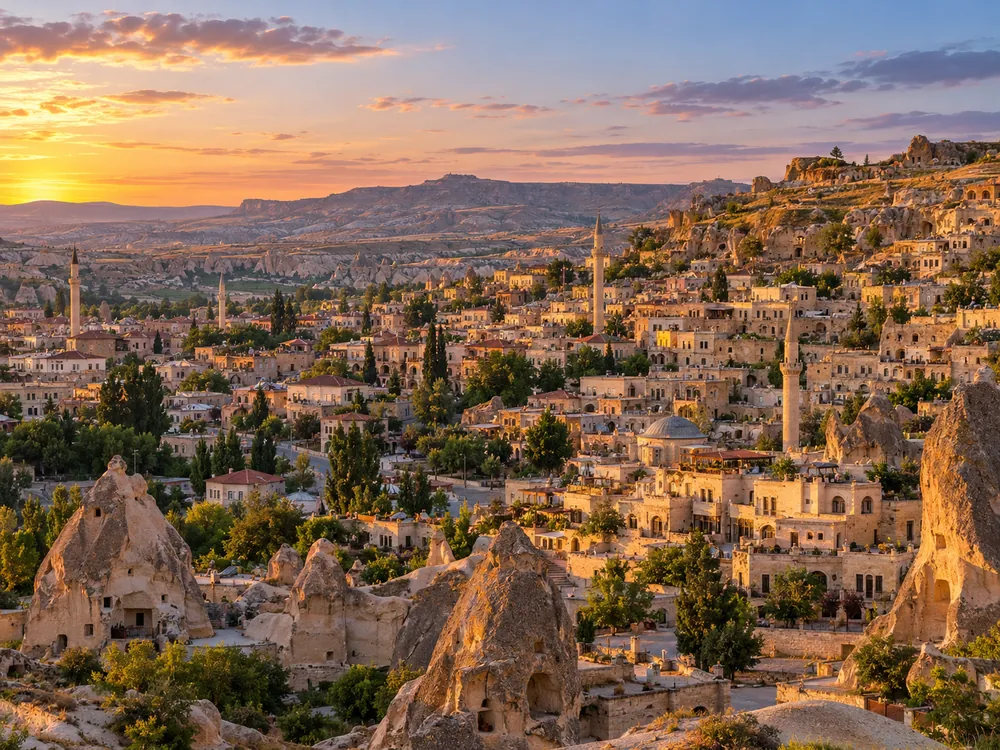
#> input picture assets/img/about.webp, 1000 x 750 px, found by its file name
$ python -i dedupe.py   (imports and definitions only)
#> lines starting #> are read from the running program, lines starting #| are printed output that depends on the picture
"""raw.json'daki soruları oturumlar arasında tekilleştirir.
Aynı metin + aynı şık kümesi + benzer görsel(ler) => tek soru; kaynak oturumlar listelenir.
Kullanım: python -I dedupe.py <bank_dizini>
"""
import json, os, re, sys, unicodedata
from PIL import Image, ImageOps

BANK = sys.argv[1]
# [1 line not run here, left out]


def norm(t):
    t = unicodedata.normalize('NFC', t or '').lower()
    t = t.replace('â', 'a').replace('î', 'i').replace('û', 'u')
    t = re.sub(r'[^0-9a-zçğıöşü]+', '', t)
    return t


_hash = {}


def ahash(name):
#> called with name = '../../assets/img/about.webp'
    if not name:
        return None
    if name in _hash:
        return _hash[name]
    im = Image.open(os.path.join(BANK, 'img', name)).convert('L')
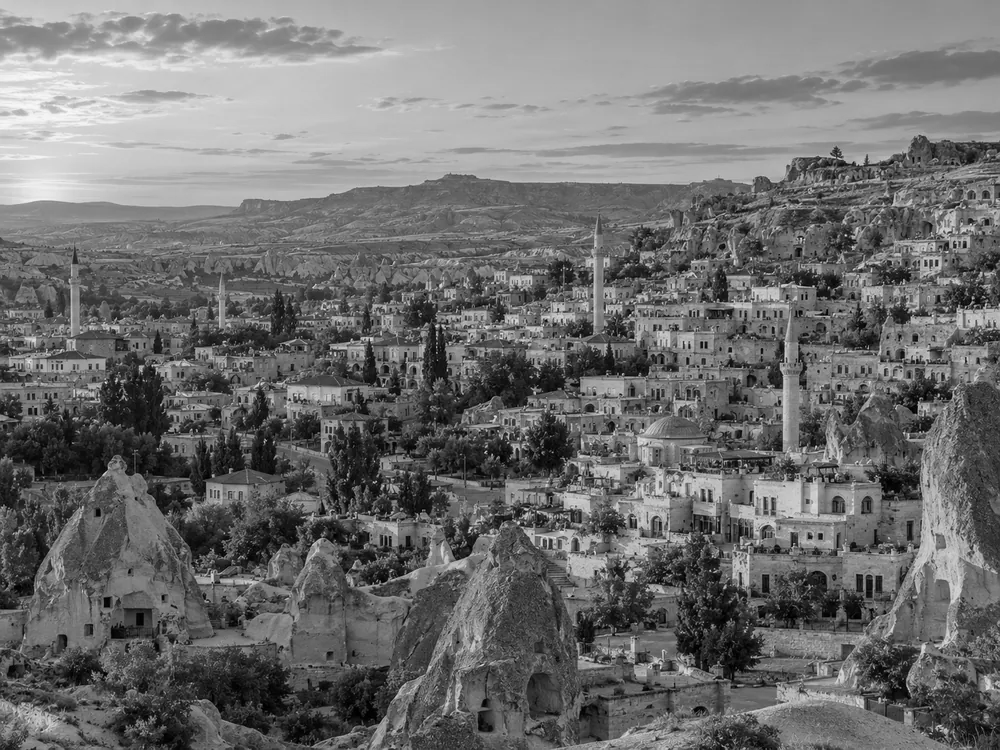
#> im: PIL image 1000x750 L; min 0, max 248, mean 111
    # kenar boşluklarını kırp
    inv = ImageOps.invert(im)
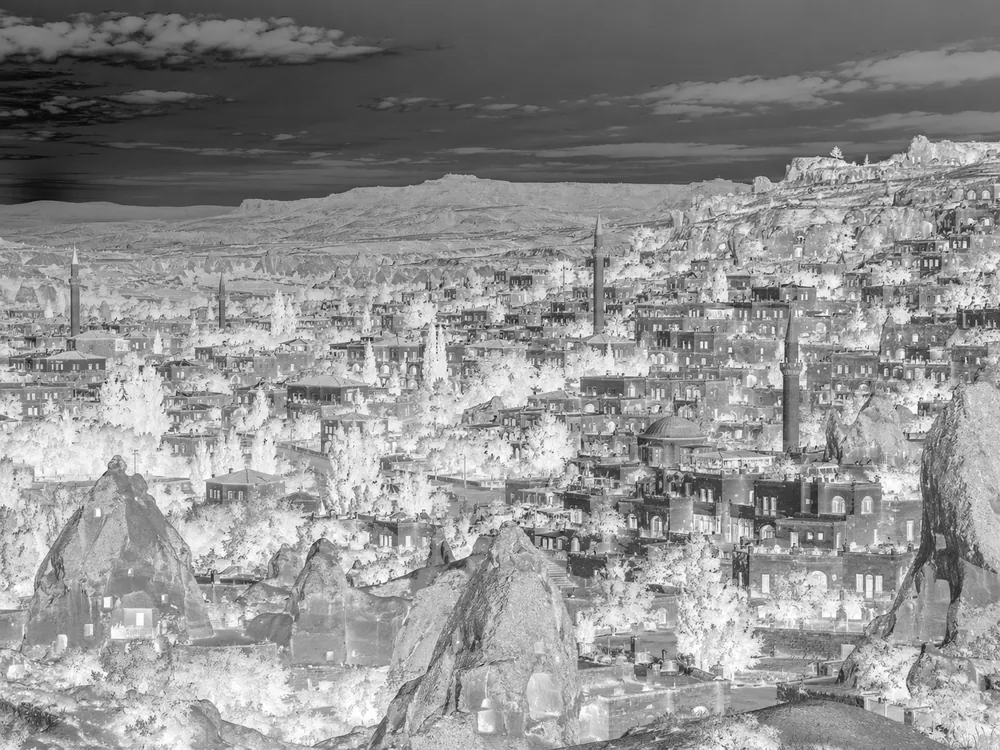
#> inv: PIL image 1000x750 L; min 7, max 255, mean 144
    bb = inv.point(lambda v: 255 if v > 25 else 0).getbbox()
#> bb = (0, 0, 1000, 750)
    if bb:
        im = im.crop(bb)
    w, h = im.size
#> w = 1000; h = 750
    sm = im.resize((16, 16), Image.BILINEAR)
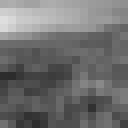
#> sm: PIL image 16x16 L (shown 8 times larger); min 44, max 222, mean 111.1
    px = list(sm.get_flattened_data()) if hasattr(sm, "get_flattened_data") else list(sm.getdata())
#> px = 256 values, max 222 at index 32, min 44 at index 145, mean 111.1
    avg = sum(px) / len(px)
#> avg = 111.1
    bits = tuple(1 if p < avg else 0 for p in px)
#> bits = 256 values, max 1 at index 62, min 0 at index 0, mean 0.66
    _hash[name] = (bits, w / max(h, 1))
    return _hash[name]


def img_close(a, b):
    if a is None and b is None:
        return True
    if (a is None) != (b is None):
        return False
    ha, hb = ahash(a), ahash(b)
    d = sum(x != y for x, y in zip(ha[0], hb[0]))
    ratio = abs(ha[1] - hb[1]) / max(ha[1], hb[1])
    return d <= 22 and ratio < 0.2


def opt_imgs_close(qa, qb):
    """Görsel şıklar sıra farklı olabilir: harfleri eşleştirerek karşılaştır."""
    A, B = qa['oimg'], qb['oimg']
    if not A and not B:
        return True, None
    if not A or not B:
        return False, None
    perm = []
    used = set()
    for x in A:
        for j, y in enumerate(B):
            if j not in used and img_close(x, y):
                perm.append(j); used.add(j); break
        else:
            return False, None
    return True, perm


letters = 'ABCD'
groups = []  # her biri: {'rep': q, 'members': [q,...]}
index = {}
# [18 lines not run here, left out]

out = []
conflicts = 0
# [38 lines not run here, left out]
from collections import Counter
# [4 lines not run here, left out]

>>> result = ahash('../../assets/img/about.webp')

$ run again, on assets/img/course-private.webp
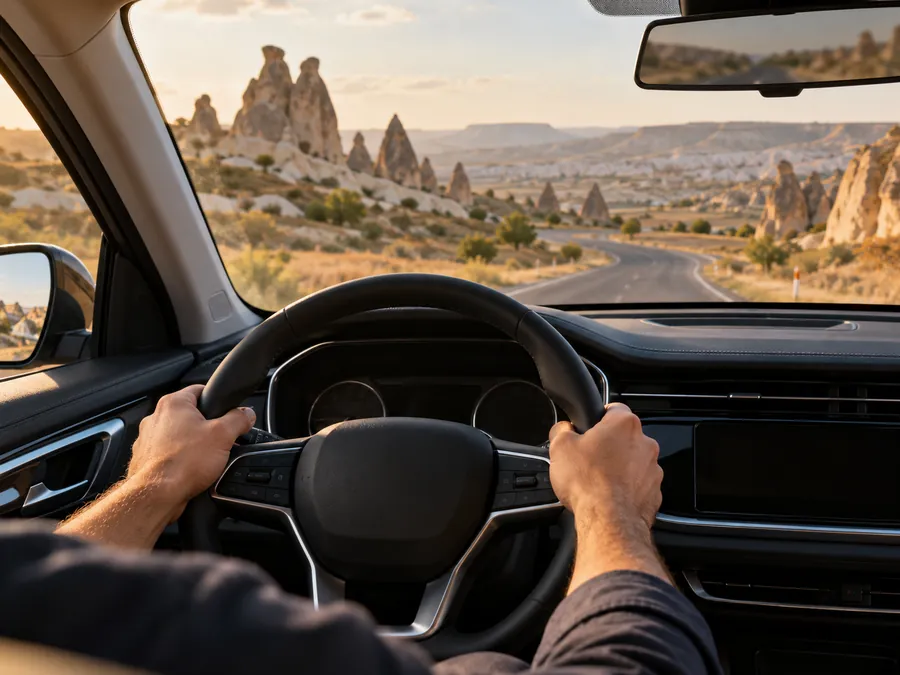
#> input picture assets/img/course-private.webp, 900 x 675 px, found by its file name
#> in ahash, `inv = ImageOps.invert(im)`:
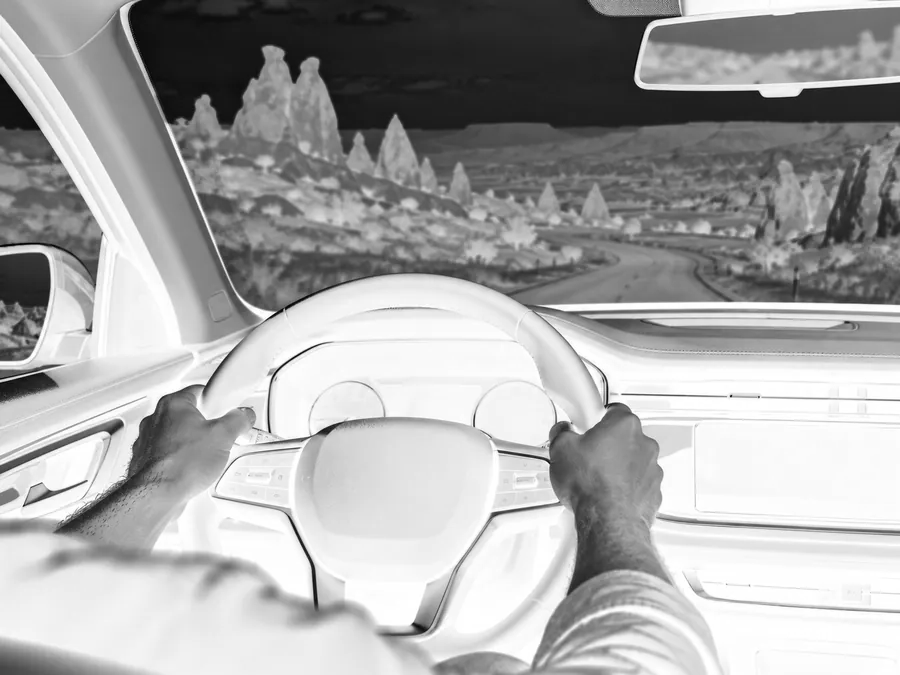
#> inv: PIL image 900x675 L; min 0, max 255, mean 167.8
#> bb = (0, 0, 900, 675)
#> in ahash, `sm = im.resize((16, 16), Image.BILINEAR)`:
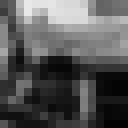
#> sm: PIL image 16x16 L (shown 8 times larger); min 3, max 232, mean 87.2
#> px = 256 values, max 232 at index 3, min 3 at index 253, mean 87.18
#> avg = 87.18
#> bits = 256 values, max 1 at index 0, min 0 at index 1, mean 0.523

$ run again, on assets/img/esinav.webp
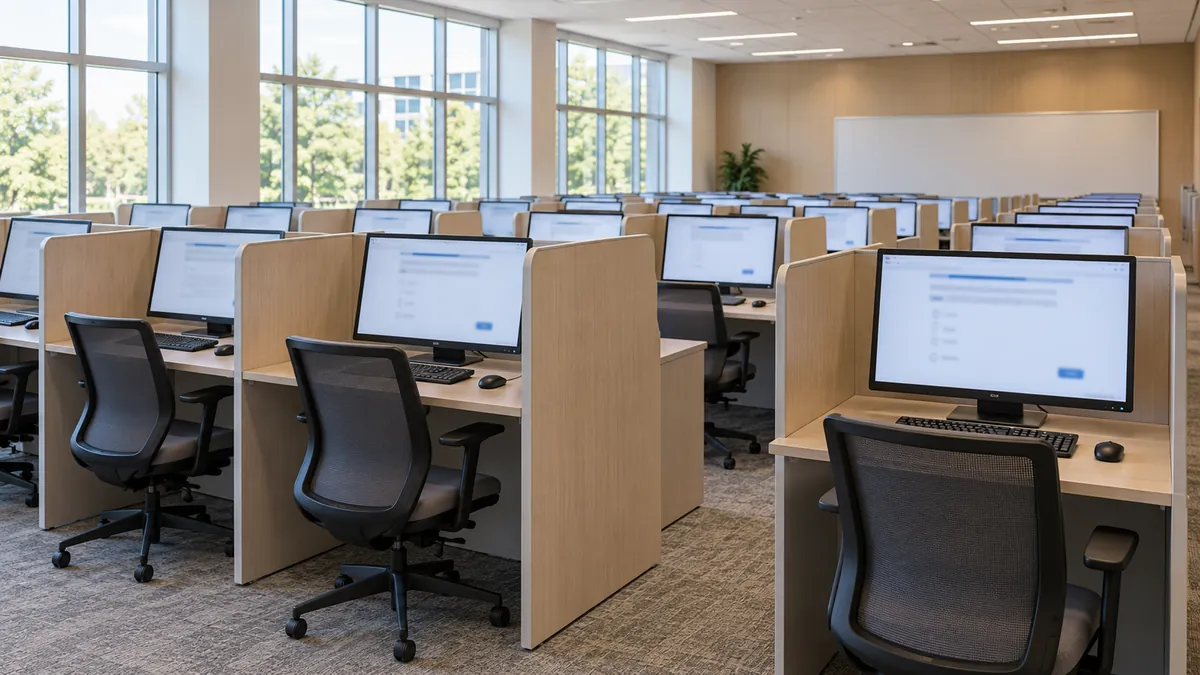
#> input picture assets/img/esinav.webp, 1200 x 675 px, found by its file name
#> in ahash, `inv = ImageOps.invert(im)`:
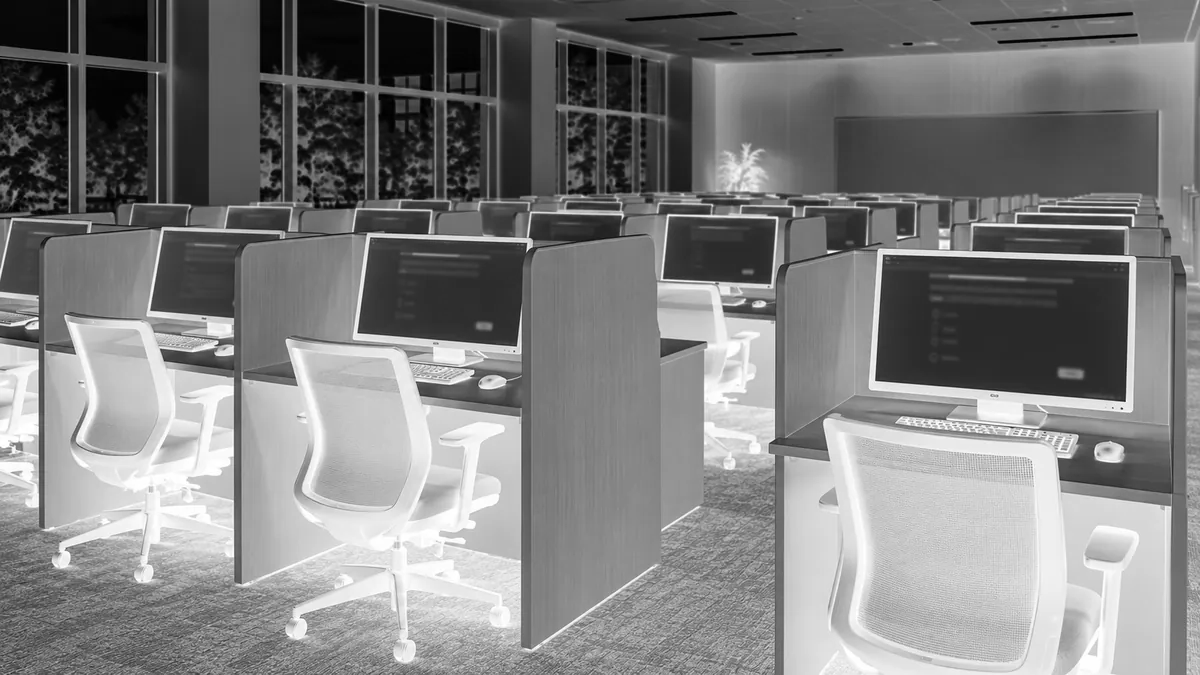
#> inv: PIL image 1200x675 L; min 0, max 255, mean 127.9
#> bb = (0, 0, 1200, 675)
#> in ahash, `sm = im.resize((16, 16), Image.BILINEAR)`:
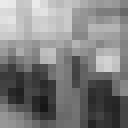
#> sm: PIL image 16x16 L (shown 8 times larger); min 22, max 235, mean 127.1
#> px = 256 values, max 235 at index 0, min 22 at index 213, mean 127.1
#> avg = 127.1
#> bits = 256 values, max 1 at index 28, min 0 at index 0, mean 0.492

$ run again, on assets/img/hero-960.webp
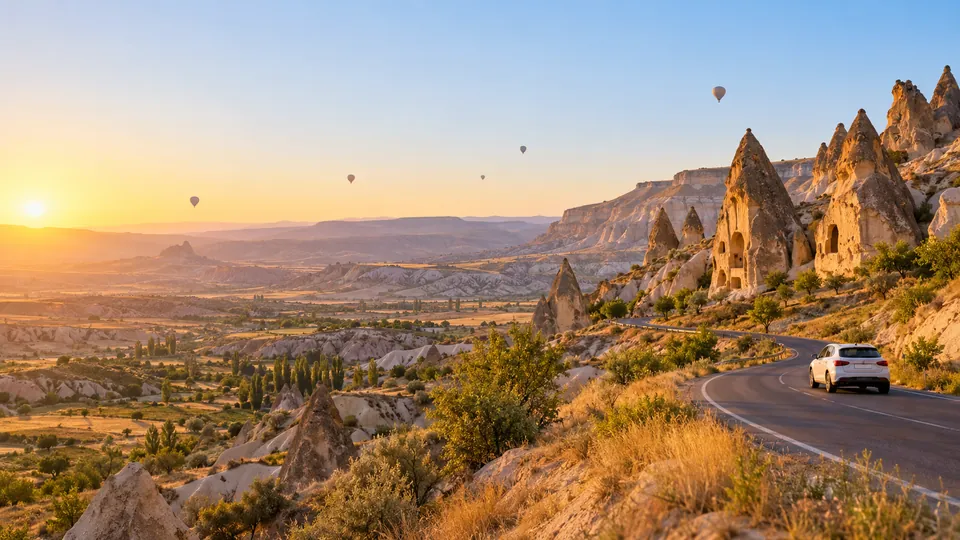
#> input picture assets/img/hero-960.webp, 960 x 540 px, found by its file name
#> in ahash, `inv = ImageOps.invert(im)`:
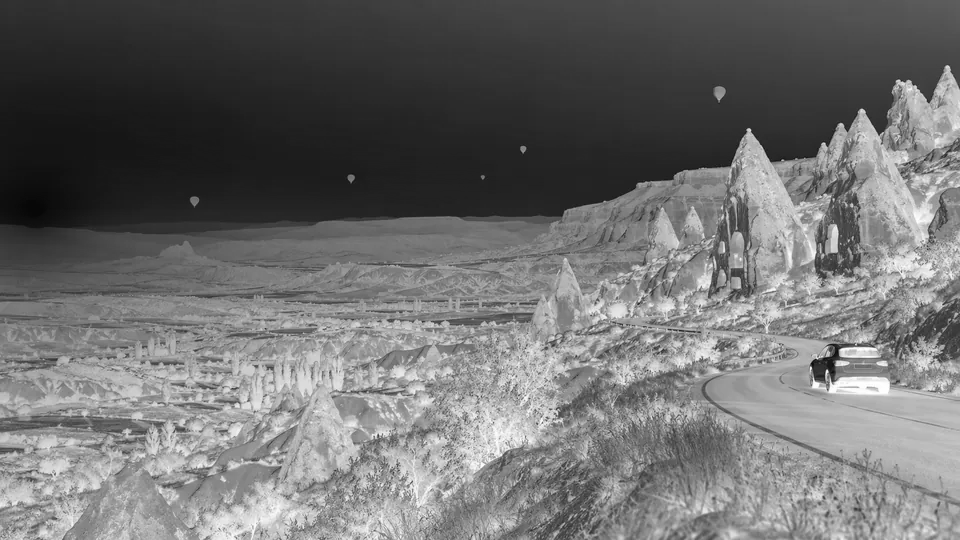
#> inv: PIL image 960x540 L; min 7, max 255, mean 110.4
#> bb = (0, 0, 960, 540)
#> in ahash, `sm = im.resize((16, 16), Image.BILINEAR)`:
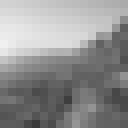
#> sm: PIL image 16x16 L (shown 8 times larger); min 59, max 240, mean 144.5
#> px = 256 values, max 240 at index 80, min 59 at index 244, mean 144.5
#> avg = 144.5
#> bits = 256 values, max 1 at index 47, min 0 at index 0, mean 0.578
